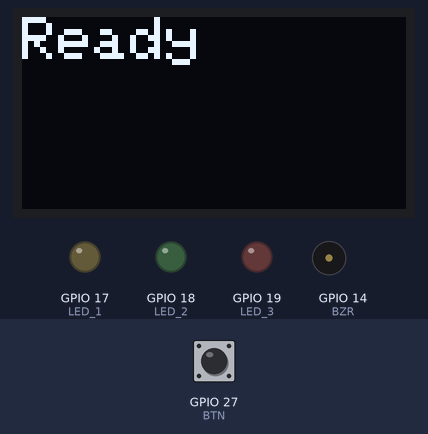
Recording of a sketch running on a simulated ESP32. Parts: 128×64 one-colour display, output pins drawn as LEDs (lit = HIGH), buzzer (waves = sounding). Inputs (shaded band) come from the test bench; at power-on: GPIO 27 (BTN) HIGH.

Above: at 1.2 s.
1.3 s: GPIO 27 (BTN) pulled LOW for 0.15 s
At 2.6 s:
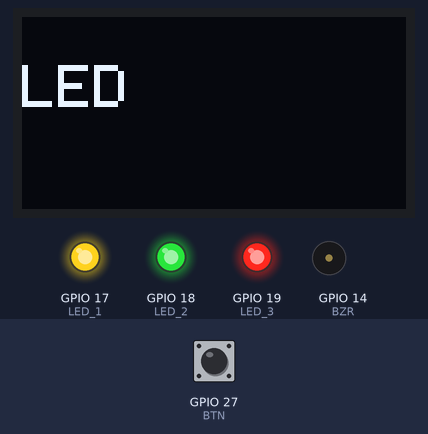
2.9 s: GPIO 27 (BTN) pulled LOW for 3.2 s
At 7.1 s:
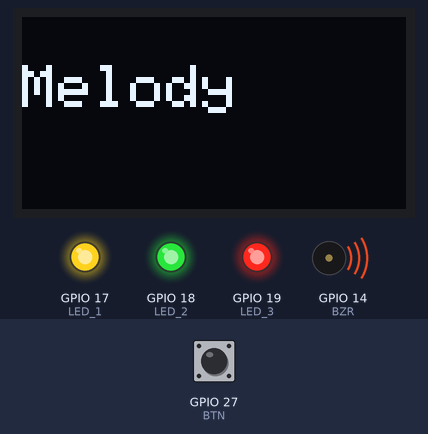
7.6 s: GPIO 27 (BTN) pulled LOW for 1 s
At 9.2 s:
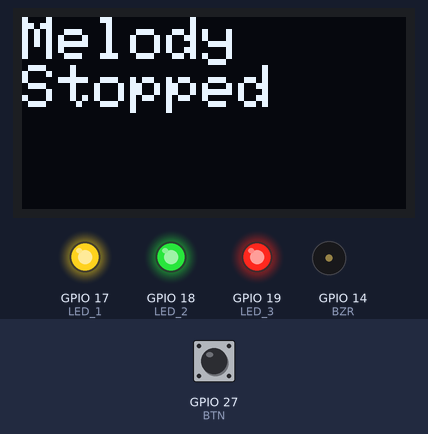
10.1 s: GPIO 27 (BTN) pulled LOW for 0.15 s
At 10.8 s:
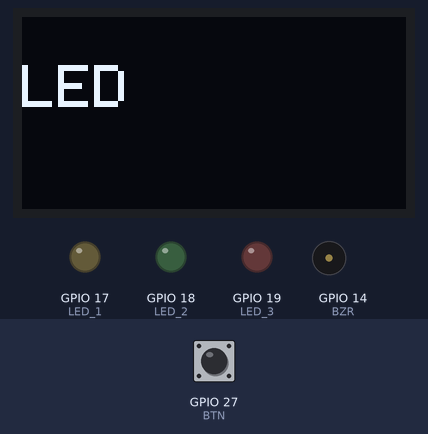
11.7 s: GPIO 27 (BTN) pulled LOW for 3.2 s
At 16.2 s:
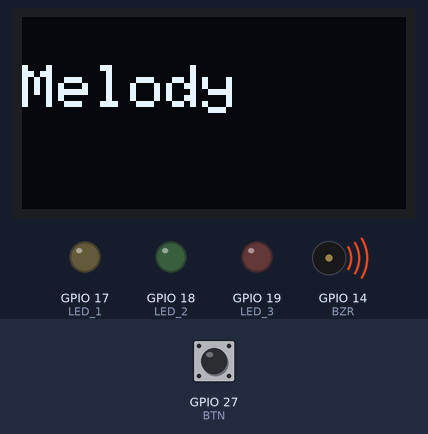
Timing chart, 0 to 17.4 s (numbered marks = the images above; inputs shaded):
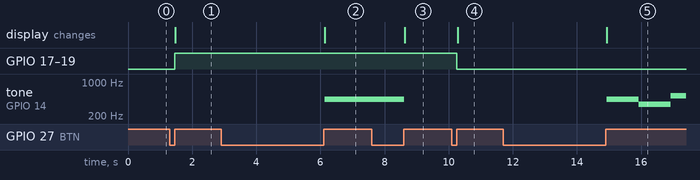

The sketch:

sketch.ino
```cpp
#include <Arduino.h>
#include <Wire.h>
#include <Adafruit_GFX.h>
#include <Adafruit_SSD1306.h>

#define LED_1 17
#define LED_2 18
#define LED_3 19
#define BTN 27
#define BZR 14
#define LONG_PRESS 1500 // in ms

#define SCREEN_WIDTH 128
#define SCREEN_HEIGHT 64
Adafruit_SSD1306 display(SCREEN_WIDTH, SCREEN_HEIGHT, &Wire, -1);

int melody[] = {
  440, 440, 440, 349, 523, 440, 349, 523, 440,
  659, 659, 659, 698, 523, 415, 349, 523, 440,
  880, 440, 440, 880, 830, 784, 740, 698, 740
};

bool melodyPlaying = false;

void updateDisplay(const char *msg) {
display.clearDisplay();
display.setTextSize(2);
display.setTextColor(SSD1306_WHITE);
display.setCursor(0,0);
display.print(msg);
display.display();
}

void playMelody() {
static int i = 0;
ledcWriteTone(0, melody[i]);
delay(1000);
i = (i + 1) % (sizeof(melody) / sizeof(melody[0]));
}

void stopMelody() {
ledcWriteTone(0, 0);
melodyPlaying = false;
}

void setup() {
pinMode(LED_1, OUTPUT);
pinMode(LED_2, OUTPUT);
pinMode(LED_3, OUTPUT);
pinMode(BTN, INPUT_PULLUP);

ledcAttachPin(BZR, 0);
Wire.begin(21, 22);
display.begin(SSD1306_SWITCHCAPVCC, 0x3C);
updateDisplay("Ready");

digitalWrite(LED_1, LOW);
digitalWrite(LED_2, LOW);
digitalWrite(LED_3, LOW);
}

void loop() {
if (digitalRead(BTN) == LOW) {
unsigned long startTime = millis();
while (digitalRead(BTN) == LOW) delay(10);
unsigned long pressTime = millis() - startTime;

if (pressTime >= LONG_PRESS) {
  melodyPlaying = true;
  updateDisplay("\nMelody");
  while (melodyPlaying) {
    playMelody();
    // Check for short press to stop
    if (digitalRead(BTN) == LOW) {
      unsigned long shortStart = millis();
      while (digitalRead(BTN) == LOW) delay(10);
      unsigned long shortPressTime = millis() - shortStart;
      if (shortPressTime < LONG_PRESS) {
        stopMelody();
        updateDisplay("Melody\nStopped");
        break;
      }
    }
  }
} else {
  // Short press toggles LEDs or stops melody if playing
  if (melodyPlaying) {
    stopMelody();
    updateDisplay("Melody\nStopped");
  } else {
    static bool ledState = false;
    ledState = !ledState;
    digitalWrite(LED_1, ledState);
    digitalWrite(LED_2, ledState);
    digitalWrite(LED_3, ledState);
    updateDisplay("\nLED");
  }
}


}
}
```

Measured:
- after the input at 1.3 s, GPIO 17 (LED_1), GPIO 18 (LED_2), GPIO 19 (LED_3): LOW → HIGH after 0.15 s; the display: changes after 0.18 s (image 1)
- after the input at 2.9 s, tone on GPIO 14 (BZR): silent → 440 Hz after 3.2 s; the display: changes after 3.2 s (image 2)
- after the input at 7.6 s, tone on GPIO 14 (BZR): 440 Hz → silent after 1.0 s; the display: changes after 1.0 s (image 3)
- after the input at 10.1 s, GPIO 17 (LED_1), GPIO 18 (LED_2), GPIO 19 (LED_3): HIGH → LOW after 0.15 s; the display: changes after 0.18 s (image 4)
- after the input at 11.7 s, tone on GPIO 14 (BZR): silent → 440 Hz after 3.2 s, → 349 Hz 1.0 s later, → 523 Hz 1.0 s later; the display: changes after 3.2 s (image 5)
